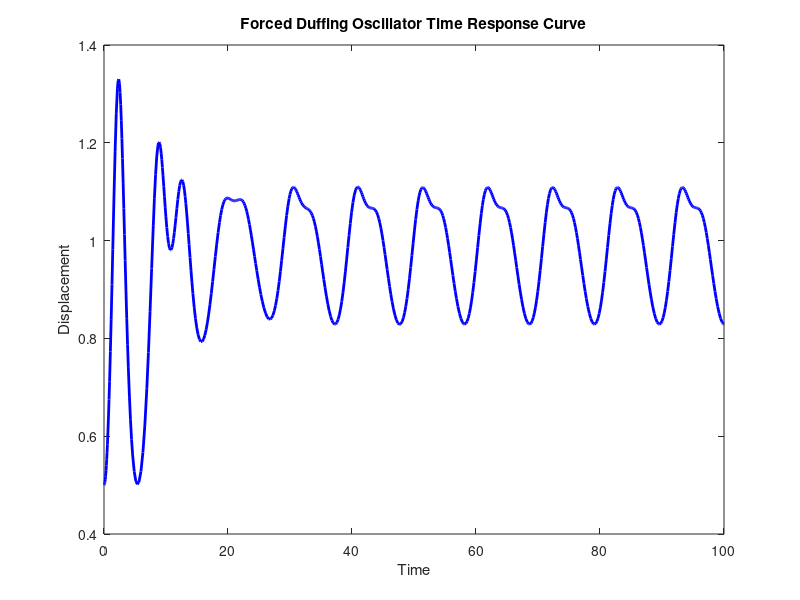
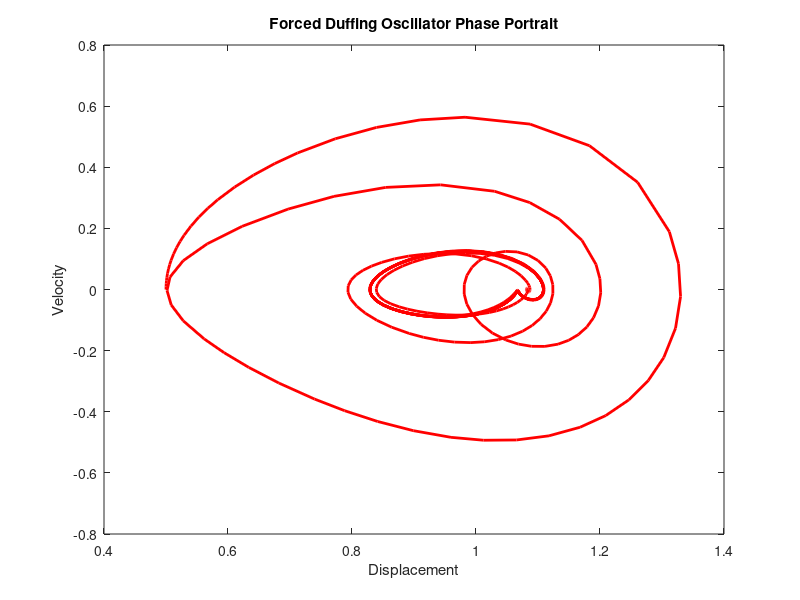

Source code (MATLAB) for these figures, in order:
% Forced Duffing oscillator parameters
delta = 0.3;
alpha = -1;
beta = 1;
gamma = 0.2;
omega = 0.6;

% Time interval and initial conditions
tspan = [0 100];
x0 = [0.5; 0];

% Solve the differential equation
[t,x] = ode45(@(t,x) [x(2); -delta*x(2) - alpha*x(1) - beta*x(1)^3 + gamma*cos(omega*t)], tspan, x0);

% Plot the time response curve
figure;
plot(t, x(:,1), 'b', 'LineWidth', 2);
xlabel('Time');
ylabel('Displacement');
title('Forced Duffing Oscillator Time Response Curve');

% Plot the phase portrait
figure;
plot(x(:,1), x(:,2), 'r', 'LineWidth', 2);
xlabel('Displacement');
ylabel('Velocity');
title('Forced Duffing Oscillator Phase Portrait');
